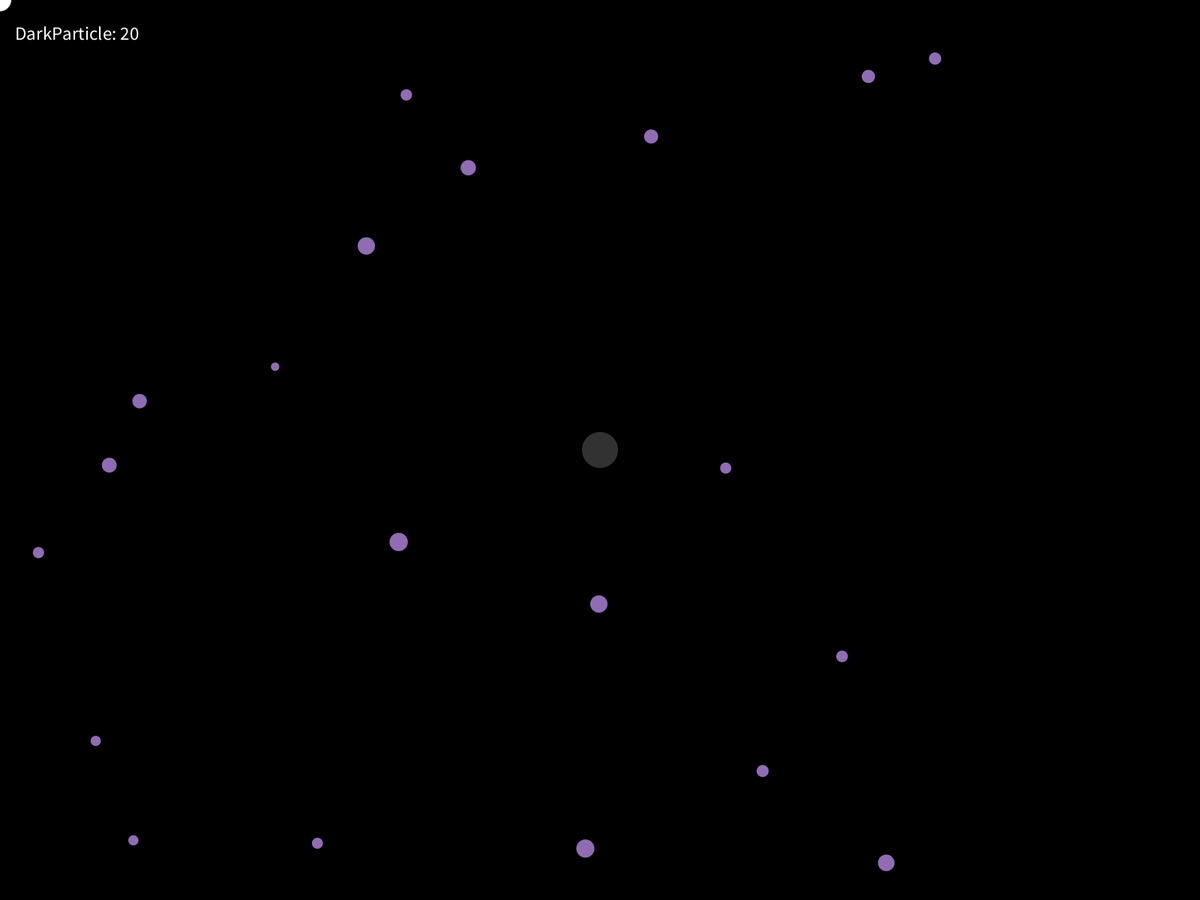
Frame 1 (no input)
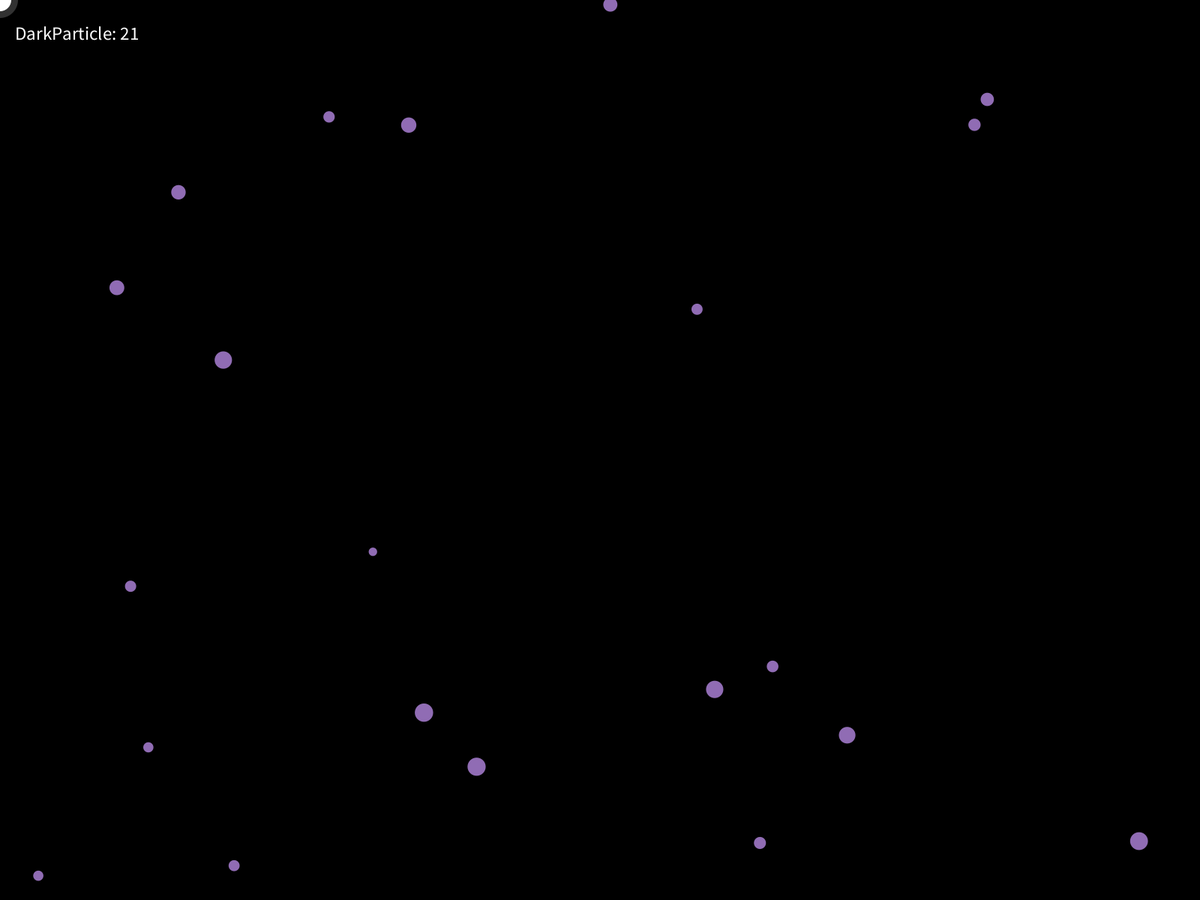
Frame 60 (the mouse pressed at the canvas centre just before this capture)
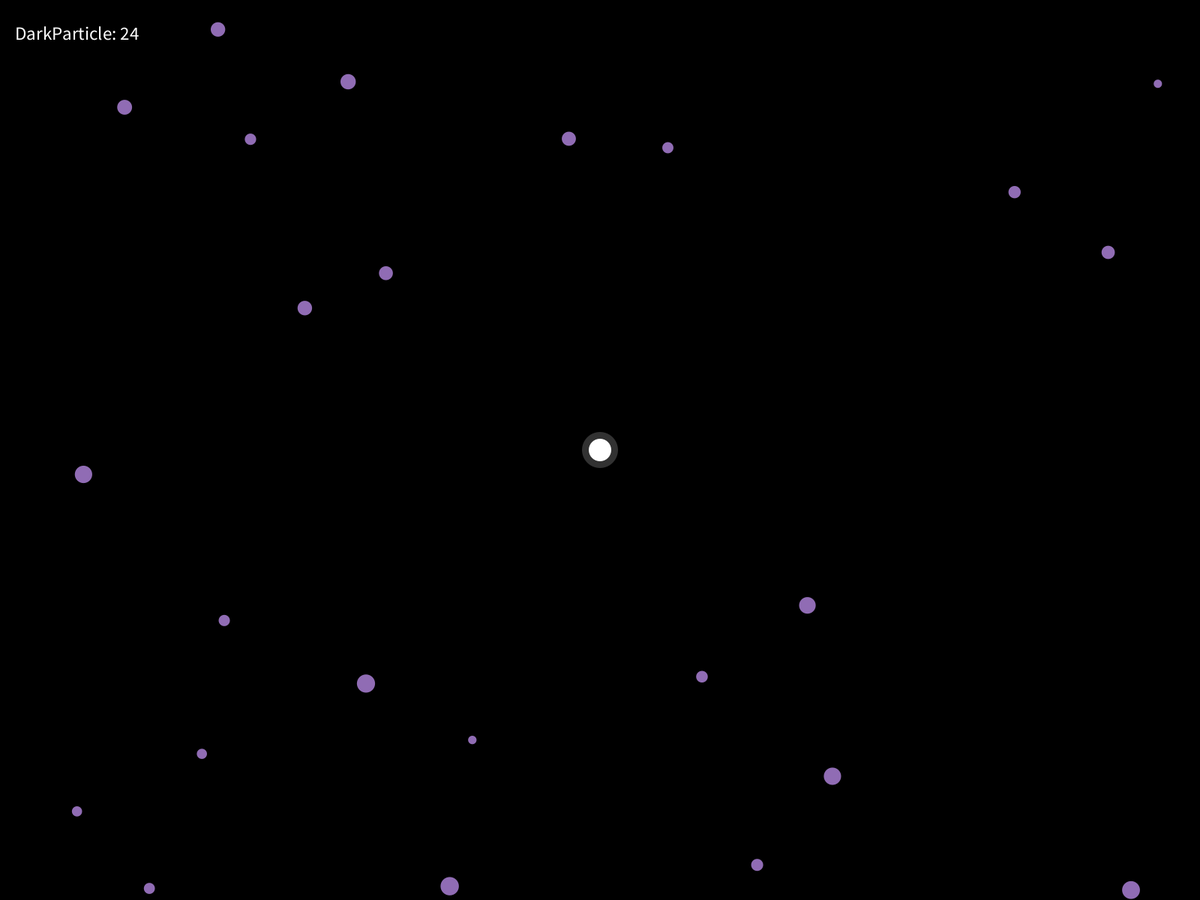
Frame 120 (the mouse held since frame 60 and released just before this capture)

The Processing sketch that drew these frames (run headless with seeded random() and noise(); from frame 60 on, the mouse is pressed at the canvas centre):

// Processing sketch: future
// ── future.pde
//위에서 아래로 점점 연한 보라색. 파티클의 색에 사용. 
int[] colours = {
  0xFF6600CC,
  0xFF6600FF,
  0xFF9933FF,
  0xFFCC99FF
};

ArrayList<DarkParticle> darkParticle;
Light light;
float lightRange = 60;
boolean isSpreading = false;
float spreadSpeed = 20;

DarkParticle[] darkness;

void setup() {
  fullScreen(); 
  //아래 화면 사이즈는 지피티에게 받은 코드로,
  //화면의 사이즈와 비율이 변해도 정상적으로 작동 하는지 확인하기 위한 임시 코드 
  //surface.setResizable(true);
  //surface.setSize(displayWidth, displayHeight);
  //fill(0);
  darkParticle = new ArrayList<DarkParticle>();
  light = new Light(width * .5, height * .5, lightRange);
  
  //darkness = new DarkParticle[100];
  for (int idx = 0; idx < 20; idx++) {
    float rad = random(5, 20);
    darkParticle.add(new DarkParticle(
    random(rad + 5, width - rad - 5),
    random(rad + 5, height - rad - 5),
    random(1,5),
    rad,
    colours[int(random(colours.length))]));
  }
}

void draw() {
  background(0);
  
  //어레이리스트 크기에 따라 색 변화 
  //어레이리스트가 커지면 어두워지고, 작아지면 밝아진다. 
  int darknessCount = darkParticle.size();
  
  float darkNoise = map(darknessCount, 0, 200, 0.1, 0.01);
  //크기가 클 수록 다크컬러는 작아지도록 함 
  float darkColour = map(darknessCount, 0, 200, 50, 255);
  
  //다크파티클의 색상을 업데이트하는 코드
  //어레이리스트의 크기에 따라 색이 변하도록 색 설정 
  for (DarkParticle dp : darkParticle) {
    dp.setColour(darkColour);
  }
  
  //다크파티클의 개수를 반영하기 위한 코드??? 
  //항상 쓰던 포문의 형식으로 작성 했지만 오류가 뜸.
  //해결이 되지 않아 지피티에게 물어본 결과 idx가 음수가 될 수 없으므로,
  //포문의 루프가 한번도 실행되지 않는 문제가 발생함. 
  //이를 해결하기 위해 0에서부터 더해지는 것이 아닌, 거꾸로 세야하므로, 
  //1씩 빼서 0이 될 때 까지 반복하게 해야함. 
  for (int idx = darkParticle.size() - 1; idx >= 0; idx--) {
    DarkParticle dp = darkParticle.get(idx);
    //넣은 색을 업데이트 함 
    dp.update();
    //업데이트한 색을 보여줌 
    dp.bound();
   
    //마우스를 따라가는 빛이 지나가는 경로의 다크파티클을 삭제하는 코드
    //지피티에게 이동경로와 겹치는 파티클을 삭제하는 코드를 물어보고, 변수명을 바꿔 사용함 
    if (dist(dp.x, dp.y, light.x, light.y) < light.range) {
      darkParticle.remove(idx); //범위 안에 있는 파티클을 어레이리스트에서 삭제함 
    } else {
      dp.display(); //아닌건 그림 
    }  
  }
  
  //파티클끼리 튕기는 함수를 불러옴 
  particleBound();
  
  
  //빛이 마우스를 따라다님 
  light.update(mouseX, mouseY);
  
  //마우스를 클릭 하면 빛이 퍼지는 코드 
  //지피티에게 마우스를 클릭하면 빛이 자연스럽게 퍼지도록 코드를 짜달라고 하였고,
  //솔직히 이 부분 아직 이해를 못 했습니다.. 
  if (isSpreading) {
    light.range += spreadSpeed;
    if (light.range > 120) {
      isSpreading = false;
      light.range = lightRange;
    }
  }
  //화면에 빛을 그림 
  light.display(isSpreading);
  
  //다크파티클의 어레이리스트를 좌측 상단에 표시하는 코드 
  fill(255);
  textSize(25);
  textAlign(LEFT, TOP);
  text("DarkParticle: " + darkParticle.size(), 20, 35);
  
  //일정 간격으로 파티클을 랜덤하게 생성하는 코드 
  //5% 확률로 파티클을 생성함 
  if (random(1) < 0.05) {
    float rad = random(5, 20);
    darkParticle.add(new DarkParticle(
    random(rad + 5, width - rad - 5),
    random(rad + 5, height - rad - 5),
    //이동속도 1~5 
    random(1,5),
    rad,
    colours[int(random(colours.length))]));
  }
}

void mousePressed() {
  isSpreading = true;
}

//다크파티클끼리 튕기도록 하는 코드 
//void particleBound 코드 전체를 지피티에게서 가져왔으며,
//함수의 이름 등을 수정하여 그대로 사용함.  
//파티클끼리 충돌 하였을 때, 속도가 변하지 않고, 겹치지 않으며, 각도만 변하도록 함. 
//다만 래퍼런스 찾기 기능과, 지피티에게 기능을 질문하여, 
//이해한 내용을 바탕으로 각주를 작성함. 
void particleBound() {
  for (int idx = 0; idx < darkParticle.size(); idx++) {
    for (int n = idx + 1; n < darkParticle.size(); n++) {
      DarkParticle p1 = darkParticle.get(idx);
      DarkParticle p2 = darkParticle.get(n);
      if (dist(p1.x, p1.y, p2.x, p2.y) < (p1.size + p2.size) * .5) {
        float angle = atan2(p2.y - p1.y, p2.x - p1.x);
        
        //충돌 방향에 따라 속도의 방향을 반대로 변경. 
        //속도는 그대로 유지 
        float overlap = (p1.size + p2.size) * .5 - dist(p1.x, p1.y, p2.x, p2.y);
        
        //충돌 후 겹치지 않도록 파티클의 위치를 조정 지피티 
        p1.x -= cos(angle) * overlap * .5;
        p1.y -= sin(angle) * overlap * .5;
        p2.x += cos(angle) * overlap * .5;
        p2.y += sin(angle) * overlap * .5;
        
        
        //
        //속도를 vx, vy로 했으면서 지피티가 적어준 코드를 가져다 쓰면서 
        //xSpeed, ySpeed로 바꿔서 적었고, 이로 인해 문제가 생김 
        //이를 vx, vy로 수정하여 문제를 해결 함. 
        //속도 방향 반대로 바꿈 
        float tempVx = p1.vx;
        float tempVy = p1.vy;
        p1.vx = p2.vx;
        p1.vy = p2.vy;
        p2.vx = tempVx;
        p2.vy = tempVy;
      }
    }
  }
}

// ── DarkParticle.pde
class DarkParticle {
  //클래스 필드 배경에 떠다니는 보라색 파티클
  float x, y;
  //float xSpeed, ySpeed;
  float size;
  float vx, vy;
  float rad;
  int colour;
  color col;
  
  DarkParticle(float x, float y, float speed, float rad, int colour) {
    this.x = x;
    this.y = y;
    this.size = random(10, 25);
    float deg = random(360);
    vx = speed * cos(radians(deg));
    vy = speed * sin(radians(deg));
    this.rad = rad;
    this.colour = colour;
    this.col = color(colour);
  }
  
  //어레이리스트의 크기에 따라 다크파티클의 색이 변하도록 하는 코드. 
  //지피티에게 어레이리스트의 크기에 따라 정해둔 색이 바뀌도록 질문함, 어레이 리스트의 크기만 의도에 맞게 수정 함. 
  //어레이리스트에 있는 애가 여기 factor에 들어...오나...?
  void setColour(float factor) {
    if (factor > 200) {
      this.col = color(0xFF6600CC);
    } else if (factor > 150) {
      this.col = color(0xFF6600FF);
    } else if (factor > 100) {
      this.col = color(0xFF9933FF);
    } else {
      this.col = color(0xFFCC99FF);
    }
  }
  
  void updateNoise(float darkNoise) {
    float noiseX = noise(x * darkNoise, frameCount * darkNoise);
    float noiseY = noise(y * darkNoise, frameCount * darkNoise);
    x += vx + map(noiseX, 0, 1, -2, 2); // noise를 기반으로 움직임 추가
    y += vy + map(noiseY, 0, 1, -2, 2);
  }
  
  void update() {
    x += vx;
    y += vy;
  }
  
  //화면 끝에서 튕김 
  void bound() {
    if (x < rad || x > width - rad) {
      vx *= -1;
    }
    if (y < rad || y > height - rad) {
      vy *= -1;
    }
  }
  
  //파티클을 그림? 
  void display() {
    fill(col, 180);
    noStroke();
    //fill(colour);
    ellipse(x, y, size, size);
  }
}

// ── Light.pde
//마우스를 따라다니는 빛 
class Light {
  float x, y;
  float range;
  float mX, mY;
  
  Light(float x, float y, float range) {
    this.x = x;
    this.y = y;
    this.range = range;
    this.mX = x;
    this.mY = y;
  }
  
  void update(float newX, float newY) {
    this.mX = this.x;
    this.mY = this.y;
    this.x = newX;
    this.y = newY;
  }
  
  void display(boolean spread) {
    noStroke();
    //마우스를 따라다니는 빛의 잔상이 남음. 
    fill(255, 255, 255, 50);
    ellipse(mX, mY, range * .8, range * .8);
    
    //마우스를 따라다니는 빛에 맥박이 뛰는 듯한 효과
    //아래의 이프문 전체를 지피티에게서 가져왔으며, 각주는 래퍼런스에서 찾기 기능을 통해 
    //코드의 구조를 이해하고 작성함. 
    if (spread) {
      //frameCount는 시간에 따라 증가함. 이를 sin 함수의 라디안 단위의 각도에 넣어,
      //sin 함수를 통해 주기적으로 0, -1, 1의 값을 반복하게 함. 
      //단 속도 조절을 위해 0.1을 곱하여 느리게 만듦. 
      //맥박 효과가 양수로 나타나게 하기 위해서 
      //abs(절대값)를 사용해서 값이 0과 1 사이로만 나오게 함. 
      float pulse = abs(sin(frameCount * .1));
      //해당 맥박 효과를 투명도에 적용함. 
      fill(255, 255, 255, 200 * pulse);
      ellipse(x, y, range * pulse, range * pulse);
    }
    fill(255); //마우스를 따라다니는 빛은 불투명한 흰색임 
    ellipse(x, y, range *.5, range * .5);
  }
}
